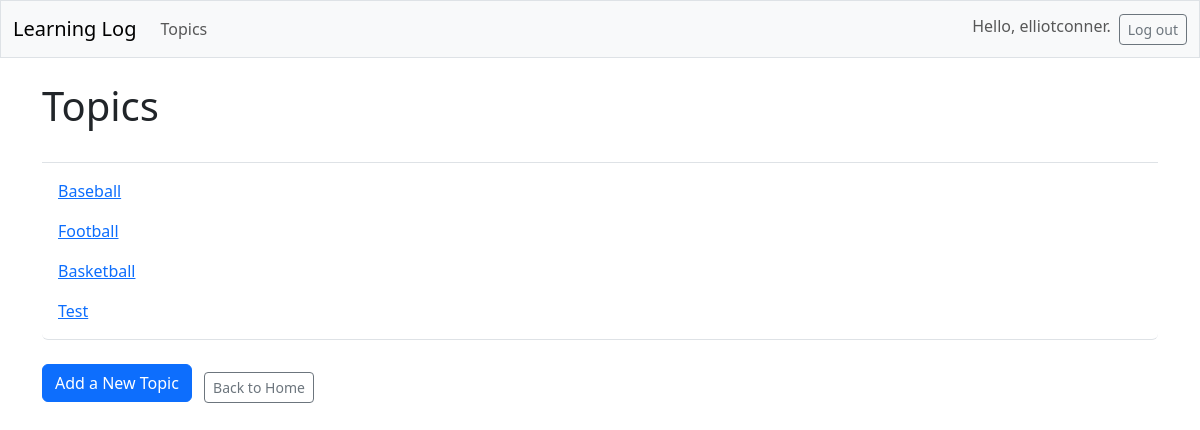
Before: /topics/ (signed in) with the older database file.
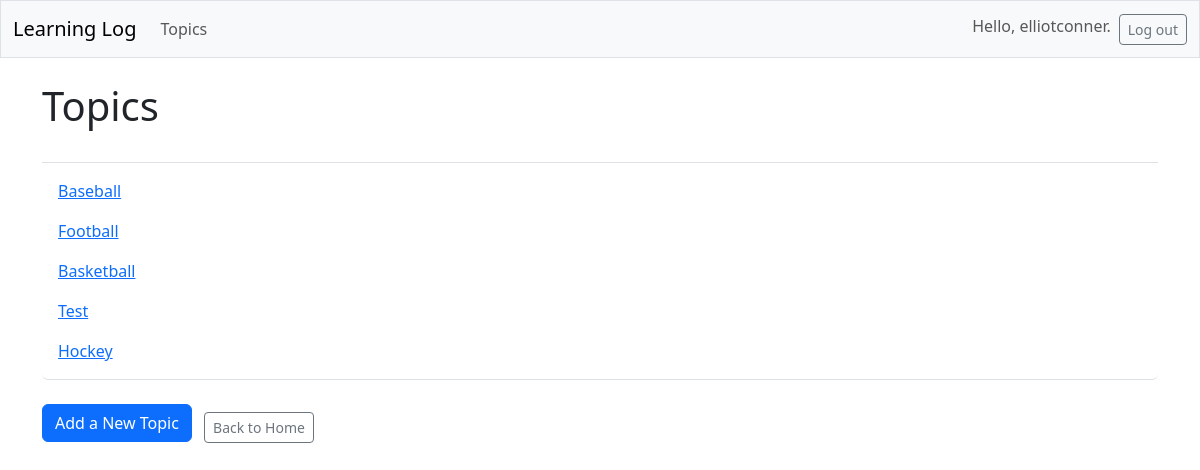
After: the same page with the newer database file.
### learning_logs/models.py (models this page shows, shortened)
class Topic(models.Model):
    text = models.CharField(max_length=200)
    date_added = models.DateTimeField(auto_now_add=True)
    owner = models.ForeignKey(User, on_delete=models.CASCADE)

### learning_logs/views.py (the view)
# urls.py: path('topics/', views.topics, name='topics'),
@login_required
def topics(request):
    topics = Topic.objects.filter(owner=request.user).order_by('date_added')
    context = {'topics': topics}
    return render(request, 'learning_logs/topics.html', context)

### learning_logs/templates/learning_logs/topics.html
{% extends "learning_logs/base.html" %}
{% block page_header %}
  <h1 class="mb-4">Topics</h1>
{% endblock page_header %}
{% block content %}
  <ul class="list-group border-bottom pb-2 mb-4">
    {% for topic in topics %}
      <li class="list-group-item border-0">
        <a href="{% url 'learning_logs:topic' topic.id %}">{{ topic.text }}</a>
      </li>
    {% empty %}
      <li class="list-group-item border-0">No topics have been added yet.</li>
    {% endfor %}
  </ul>
  <a href="{% url 'learning_logs:new_topic' %}" class="btn btn-primary mb-2">Add a New Topic</a>
  <a href="{% url 'learning_logs:index' %}" class="btn btn-outline-secondary btn-sm ms-2">Back to Home</a>
{% endblock content %}

Changed rows visible on the page:
added Topic: text "Hockey"
